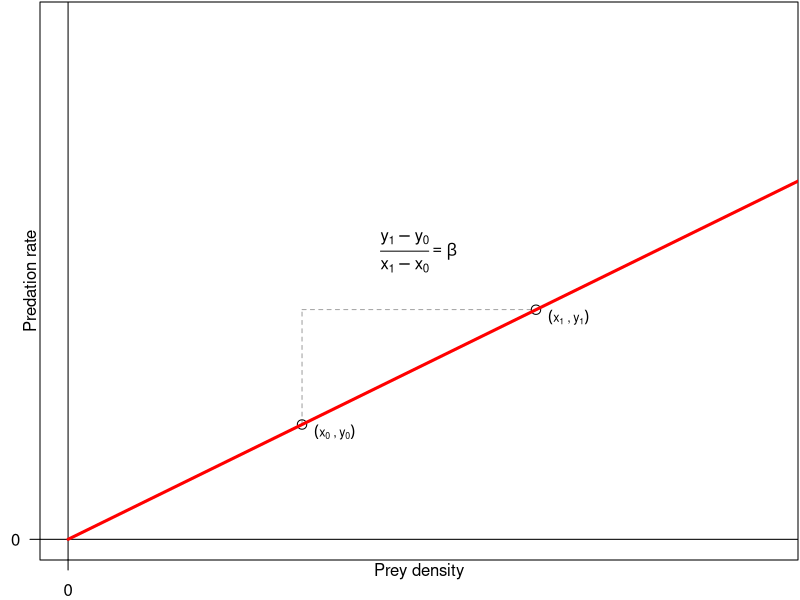
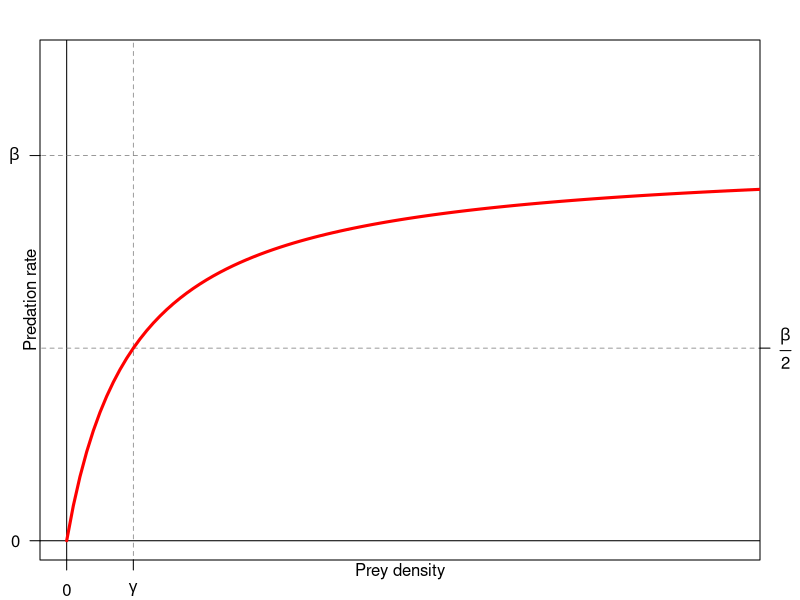
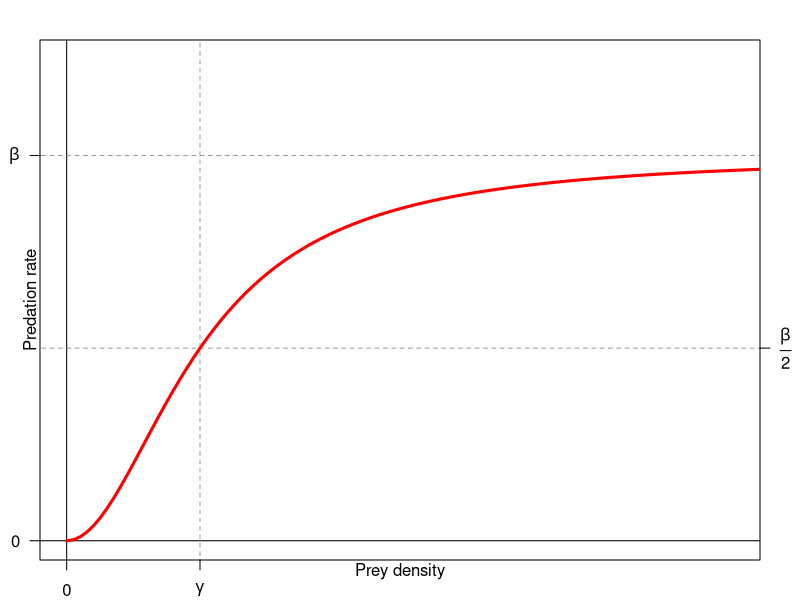

Generate these figures, in order, with R:
## ---- chunk 1
knitr::opts_chunk$set(echo = TRUE)
## ---- chunk 2
par(mar = c(2, 2, 0.1, 0.1))
plot(x = NA, xlim = c(0, 1), ylim = c(0, 0.75), xaxt = "n", yaxt = "n", xlab = "", ylab = "")
segments(x0 = -1, x1 = 2, y0 = 0, y1 = 0)
segments(y0 = -1, y1 = 2, x0 = 0, x1 = 0)
segments(x0 = 1/3, x1 = 1/3, y0 = 1/6, y1 = 1/3, col = "grey50", lty = 2, lwd = 0.75)
segments(x0 = 1/3, x1 = 1/3+1/3, y0 = 1/3, y1 = 1/3, col = "grey50", lty = 2, lwd = 0.75)
points(x = 1/3, y = 1/6, cex = 1.25)
points(x = 4/6, y = 1/3, cex = 1.25)
text(x = 1/3, y = 1/6, labels = bquote((x[0]~","~y[0])), adj = c(-.3, 1), cex = 0.75)
text(x = 4/6, y = 1/3, labels = bquote((x[1]~","~y[1])), adj = c(-.3, 1), cex = 0.75)
text(x = 3/6, y = 2.5/6, labels = bquote(frac(y[1] - y[0],x[1] - x[0])==beta))
axis(side = 1, at = 0)
axis(side = 2, at = 0, las = 1)
mtext(side = 1, text = "Prey density")
mtext(side = 2, text = "Predation rate")
segments(x0 = 0, x1 = 2, y0 = 0, y1 = 1, col = "red", lwd = 3)
## ---- chunk 3
par(mar = c(2, 2, 2, 2))
plot(x = NA, xlim = c(0, 1), ylim = c(0, 1), xaxt = "n", yaxt = "n", xlab = "", ylab = "")
segments(x0 = -1, x1 = 2, y0 = 0, y1 = 0)
segments(y0 = -1, y1 = 2, x0 = 0, x1 = 0)
axis(side = 1, at = 0)
axis(side = 2, at = 0, las = 1)
mtext(side = 1, text = "Prey density")
mtext(side = 2, text = "Predation rate")
beta <- 0.8
gamma <- 1/10
segments(x0 = -1, x1 = 2, y0 = beta, y1 = beta, col = "grey50", lty = 2, lwd = 0.75)
axis(side = 2, at = beta, las = 1, labels = bquote(beta))
segments(x0 = gamma, x1 = gamma, y0 = -1, y1 = 2, col = "grey50", lty = 2, lwd = 0.75)
axis(side = 1, at = gamma, labels = bquote(gamma))
segments(x0 = -1, x1 = 2, y0 = beta/2, y1 = beta/2, col = "grey50", lty = 2, lwd = 0.75)
axis(side = 4, at = beta/2, labels = bquote(frac(beta ,2)), las = 1)
x <- seq(from = 0, to = 2, by = 0.01)
fx <- beta*x/(gamma + x)
lines(x = x, y = fx, lwd = 3, col = "red")
## ---- chunk 4
par(mar = c(2, 2, 2, 2))
plot(x = NA, xlim = c(0, 1), ylim = c(0, 1), xaxt = "n", yaxt = "n", xlab = "", ylab = "")
segments(x0 = -1, x1 = 2, y0 = 0, y1 = 0)
segments(y0 = -1, y1 = 2, x0 = 0, x1 = 0)
axis(side = 1, at = 0)
axis(side = 2, at = 0, las = 1)
mtext(side = 1, text = "Prey density")
mtext(side = 2, text = "Predation rate")
beta <- 0.8
gamma <- 1/5
segments(x0 = -1, x1 = 2, y0 = beta, y1 = beta, col = "grey50", lty = 2, lwd = 0.75)
axis(side = 2, at = beta, las = 1, labels = bquote(beta))
segments(x0 = gamma, x1 = gamma, y0 = -1, y1 = 2, col = "grey50", lty = 2, lwd = 0.75)
axis(side = 1, at = gamma, labels = bquote(gamma))
segments(x0 = -1, x1 = 2, y0 = beta/2, y1 = beta/2, col = "grey50", lty = 2, lwd = 0.75)
axis(side = 4, at = beta/2, labels = bquote(frac(beta ,2)), las = 1)
x <- seq(from = 0, to = 2, by = 0.01)
fx <- beta*x^2/(gamma^2 + x^2)
lines(x = x, y = fx, lwd = 3, col = "red")
